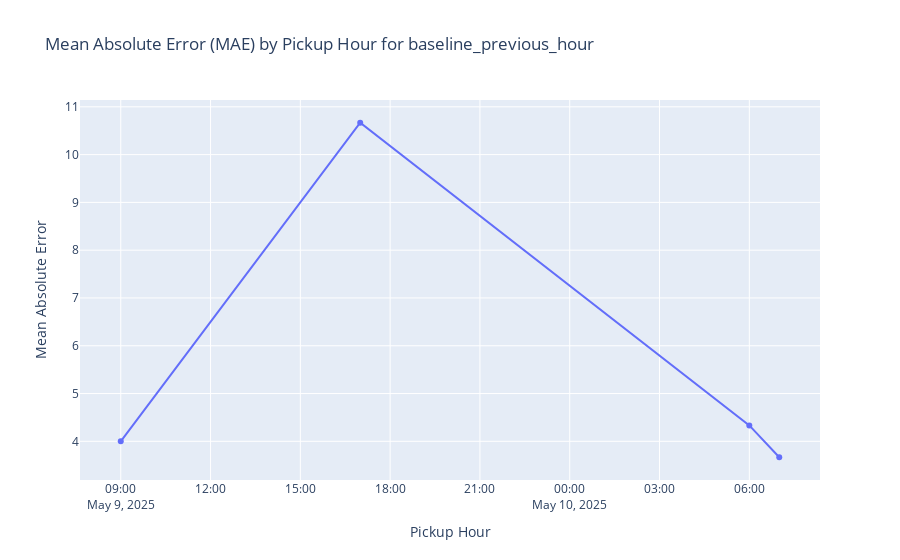
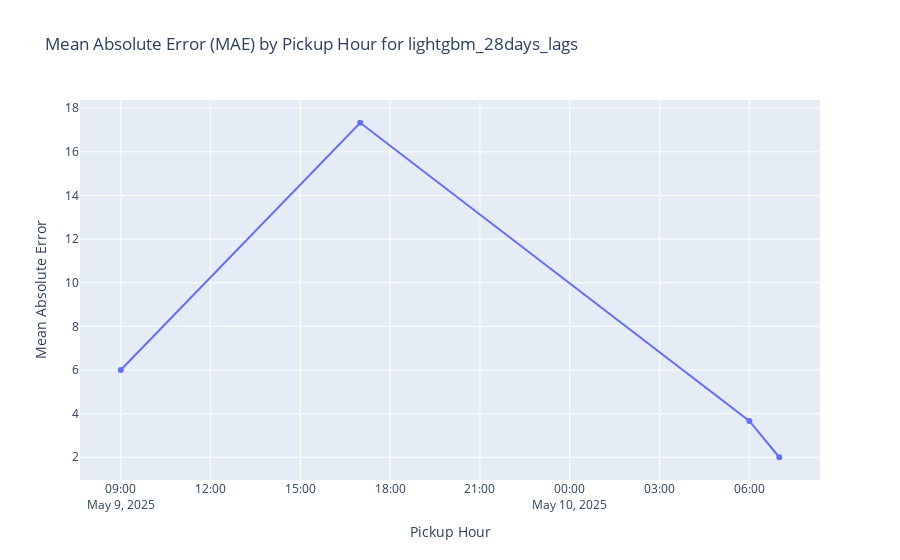
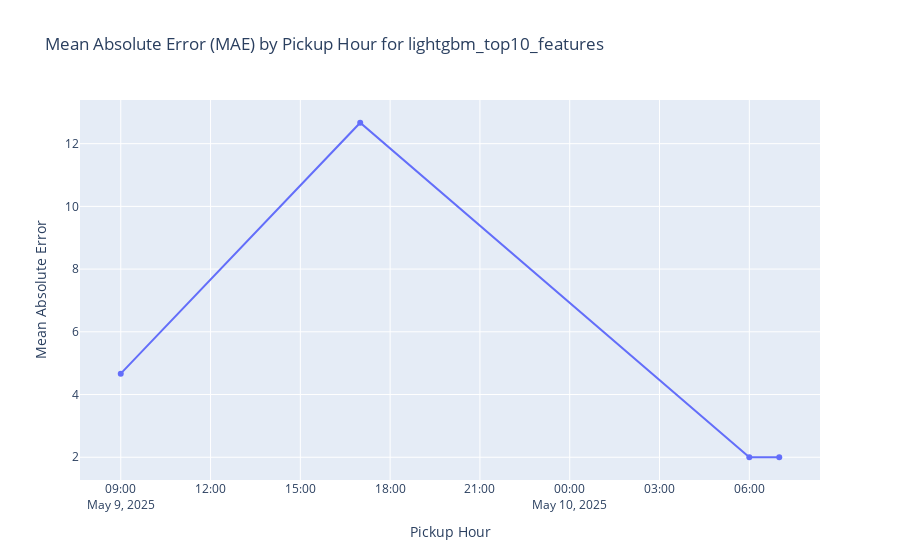
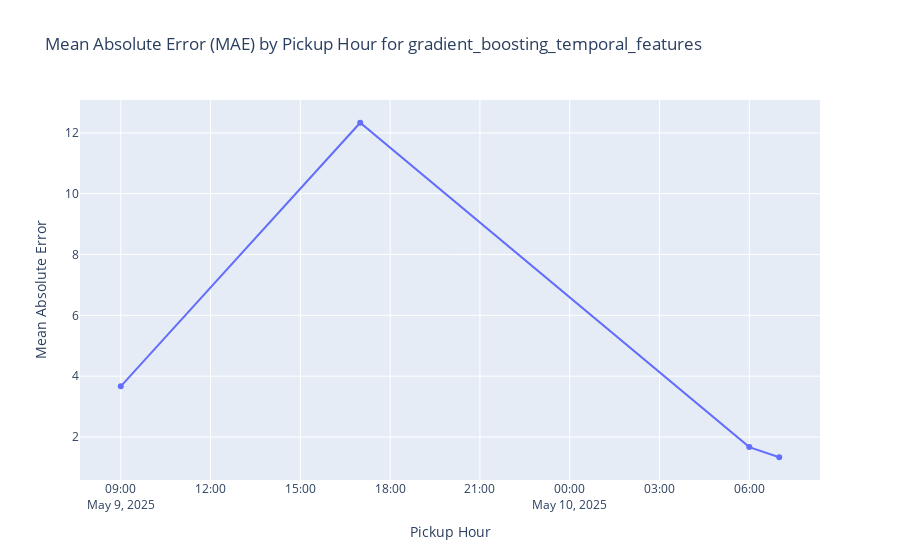

Notebook code for these charts, in order:
### Code cell
%load_ext autoreload
%autoreload 2
import sys
import os
import hopsworks
import pandas as pd
from datetime import timedelta
import plotly.express as px

# Add the parent directory to the Python path
sys.path.append(os.path.abspath(os.path.join(os.getcwd(), "..")))

import src.config as config
from src.inference import get_feature_store

# Fetch actual rides for the last 24 hours from the recent feature group
def fetch_hourly_rides(hours):
    current_hour = (pd.Timestamp.now(tz="Etc/UTC") - timedelta(hours=hours)).floor('h')
    
    fs = get_feature_store()
    fg = fs.get_feature_group(
        name="recent_time_series_hourly_feature_group",
        version=1
    )

    query = fg.select_all()
    query = query.filter(fg.pickup_hour >= current_hour)

    return query.read()

# Fetch actual rides data for the last 24 hours
df_actual = fetch_hourly_rides(24)
df_actual["pickup_hour"] = pd.to_datetime(df_actual["pickup_hour"]).dt.tz_localize(None)
df_actual.sort_values(['pickup_hour'])
print("\nActual Rides Data:")
print(df_actual)

# Define the list of models and corresponding feature group names
models = [
    "baseline_previous_hour",
    "lightgbm_28days_lags",
    "lightgbm_top10_features",
    "gradient_boosting_temporal_features",
    "lightgbm_enhanced_lags_cyclic_temporal_interactions"
]

prediction_feature_groups = {
    "baseline_previous_hour": "predictions_model_baseline",
    "lightgbm_28days_lags": "predictions_model_lgbm_28days",
    "lightgbm_top10_features": "predictions_model_lgbm_top10",
    "gradient_boosting_temporal_features": "predictions_model_gbt",
    "lightgbm_enhanced_lags_cyclic_temporal_interactions": "predictions_model_lgbm_enhanced"
}

# Fetch predictions for each model and create individual MAE plots
fs = get_feature_store()
mae_results = []

for model_name in models:
    print(f"\nProcessing model: {model_name}")
    
    # Fetch predictions for the last 24 hours
    fg = fs.get_feature_group(
        name=prediction_feature_groups[model_name],
        version=1
    )

    current_hour = (pd.Timestamp.now(tz="Etc/UTC") - timedelta(hours=24)).floor('h')
    query = fg.select_all()
    query = query.filter(fg.pickup_hour >= current_hour)
    df_pred = query.read()
    df_pred["pickup_hour"] = pd.to_datetime(df_pred["pickup_hour"]).dt.tz_localize(None)
    print(f"Predicted Rides Data for {model_name}:")
    print(df_pred)

    # Merge actual and predicted data
    merged_df = pd.merge(df_actual, df_pred, on=['start_station_name', 'pickup_hour'], how='inner')
    if merged_df.empty:
        print(f"No matching data found for {model_name}. Skipping plot.")
        continue

    # Calculate the absolute error
    merged_df['absolute_error'] = abs(merged_df['predicted_rides'] - merged_df['rides'])

    # Group by 'pickup_hour' and calculate the mean absolute error (MAE)
    mae_by_hour = merged_df.groupby('pickup_hour')['absolute_error'].mean().reset_index()
    mae_by_hour.rename(columns={'absolute_error': 'MAE'}, inplace=True)
    mae_by_hour.sort_values('pickup_hour', inplace=True)  # Ensure chronological order
    mae_by_hour['model'] = model_name  # Add model name for plotting
    mae_results.append(mae_by_hour)

    # Create a Plotly plot for this model
    fig = px.line(
        mae_by_hour,
        x='pickup_hour',
        y='MAE',
        title=f'Mean Absolute Error (MAE) by Pickup Hour for {model_name}',
        labels={'pickup_hour': 'Pickup Hour', 'MAE': 'Mean Absolute Error'},
        markers=True
    )

    # Show the plot
    fig.show()

    # Print the average MAE for this model
    avg_mae = mae_by_hour["MAE"].mean()
    print(f"Average MAE for {model_name}: {avg_mae:.4f}")

# Combine all MAE results for a comparative plot
if mae_results:
    mae_combined = pd.concat(mae_results, ignore_index=True)
    fig = px.line(
        mae_combined,
        x='pickup_hour',
        y='MAE',
        color='model',
        title='Mean Absolute Error (MAE) by Pickup Hour for All Models',
        labels={'pickup_hour': 'Pickup Hour', 'MAE': 'Mean Absolute Error'},
        markers=True
    )
    fig.show()

### Figure 1 — Plotly figure (JSON) as saved in the notebook; plotly's stock layout.template omitted (floating-point values rounded to 4 significant figures)
{"data": [{"hovertemplate": "Pickup Hour=%{x}<br>Mean Absolute Error=%{y}<extra></extra>", "legendgroup": "", "line": {"color": "#636efa", "dash": "solid"}, "marker": {"symbol": "circle"}, "mode": "lines+markers", "name": "", "orientation": "v", "showlegend": false, "type": "scatter", "x": ["2025-05-09T09:00:00.000000", "2025-05-09T17:00:00.000000", "2025-05-10T06:00:00.000000", "2025-05-10T07:00:00.000000"], "xaxis": "x", "y": [4.0, 10.67, 4.333, 3.667], "yaxis": "y"}], "layout": {"legend": {"tracegroupgap": 0}, "title": {"text": "Mean Absolute Error (MAE) by Pickup Hour for baseline_previous_hour"}, "xaxis": {"anchor": "y", "domain": [0, 1], "title": {"text": "Pickup Hour"}}, "yaxis": {"anchor": "x", "domain": [0, 1], "title": {"text": "Mean Absolute Error"}}}}

### Figure 2 — Plotly figure (JSON) as saved in the notebook; plotly's stock layout.template omitted (floating-point values rounded to 4 significant figures)
{"data": [{"hovertemplate": "Pickup Hour=%{x}<br>Mean Absolute Error=%{y}<extra></extra>", "legendgroup": "", "line": {"color": "#636efa", "dash": "solid"}, "marker": {"symbol": "circle"}, "mode": "lines+markers", "name": "", "orientation": "v", "showlegend": false, "type": "scatter", "x": ["2025-05-09T09:00:00.000000", "2025-05-09T17:00:00.000000", "2025-05-10T06:00:00.000000", "2025-05-10T07:00:00.000000"], "xaxis": "x", "y": [6.0, 17.33, 3.667, 2.0], "yaxis": "y"}], "layout": {"legend": {"tracegroupgap": 0}, "title": {"text": "Mean Absolute Error (MAE) by Pickup Hour for lightgbm_28days_lags"}, "xaxis": {"anchor": "y", "domain": [0, 1], "title": {"text": "Pickup Hour"}}, "yaxis": {"anchor": "x", "domain": [0, 1], "title": {"text": "Mean Absolute Error"}}}}

### Figure 3 — Plotly figure (JSON) as saved in the notebook; plotly's stock layout.template omitted (floating-point values rounded to 4 significant figures)
{"data": [{"hovertemplate": "Pickup Hour=%{x}<br>Mean Absolute Error=%{y}<extra></extra>", "legendgroup": "", "line": {"color": "#636efa", "dash": "solid"}, "marker": {"symbol": "circle"}, "mode": "lines+markers", "name": "", "orientation": "v", "showlegend": false, "type": "scatter", "x": ["2025-05-09T09:00:00.000000", "2025-05-09T17:00:00.000000", "2025-05-10T06:00:00.000000", "2025-05-10T07:00:00.000000"], "xaxis": "x", "y": [4.667, 12.67, 2.0, 2.0], "yaxis": "y"}], "layout": {"legend": {"tracegroupgap": 0}, "title": {"text": "Mean Absolute Error (MAE) by Pickup Hour for lightgbm_top10_features"}, "xaxis": {"anchor": "y", "domain": [0, 1], "title": {"text": "Pickup Hour"}}, "yaxis": {"anchor": "x", "domain": [0, 1], "title": {"text": "Mean Absolute Error"}}}}

### Figure 4 — Plotly figure (JSON) as saved in the notebook; plotly's stock layout.template omitted (floating-point values rounded to 4 significant figures)
{"data": [{"hovertemplate": "Pickup Hour=%{x}<br>Mean Absolute Error=%{y}<extra></extra>", "legendgroup": "", "line": {"color": "#636efa", "dash": "solid"}, "marker": {"symbol": "circle"}, "mode": "lines+markers", "name": "", "orientation": "v", "showlegend": false, "type": "scatter", "x": ["2025-05-09T09:00:00.000000", "2025-05-09T17:00:00.000000", "2025-05-10T06:00:00.000000", "2025-05-10T07:00:00.000000"], "xaxis": "x", "y": [3.667, 12.33, 1.667, 1.333], "yaxis": "y"}], "layout": {"legend": {"tracegroupgap": 0}, "title": {"text": "Mean Absolute Error (MAE) by Pickup Hour for gradient_boosting_temporal_features"}, "xaxis": {"anchor": "y", "domain": [0, 1], "title": {"text": "Pickup Hour"}}, "yaxis": {"anchor": "x", "domain": [0, 1], "title": {"text": "Mean Absolute Error"}}}}
